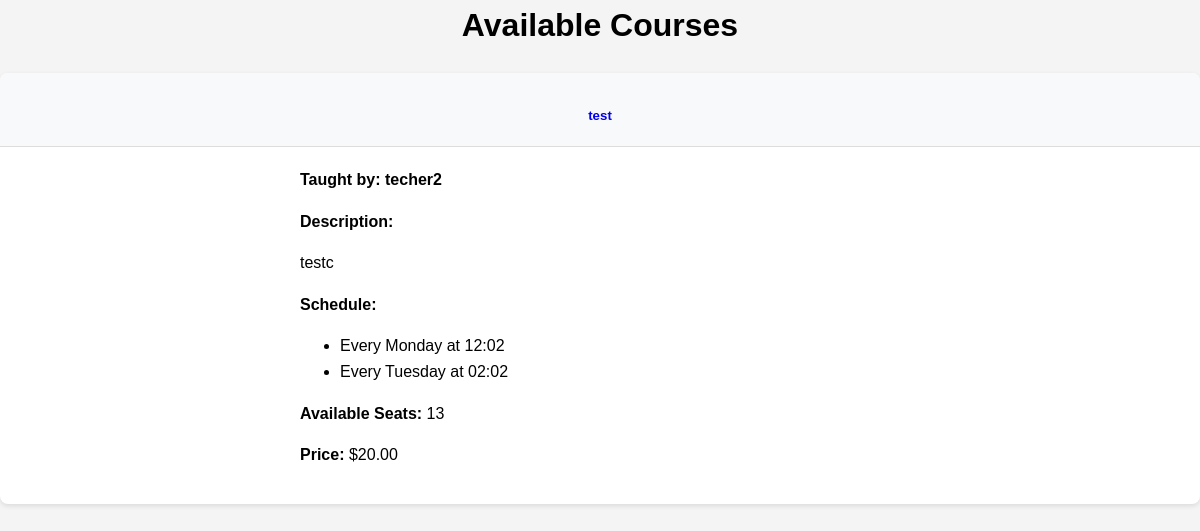
The page /course/ on the database as committed earlier.
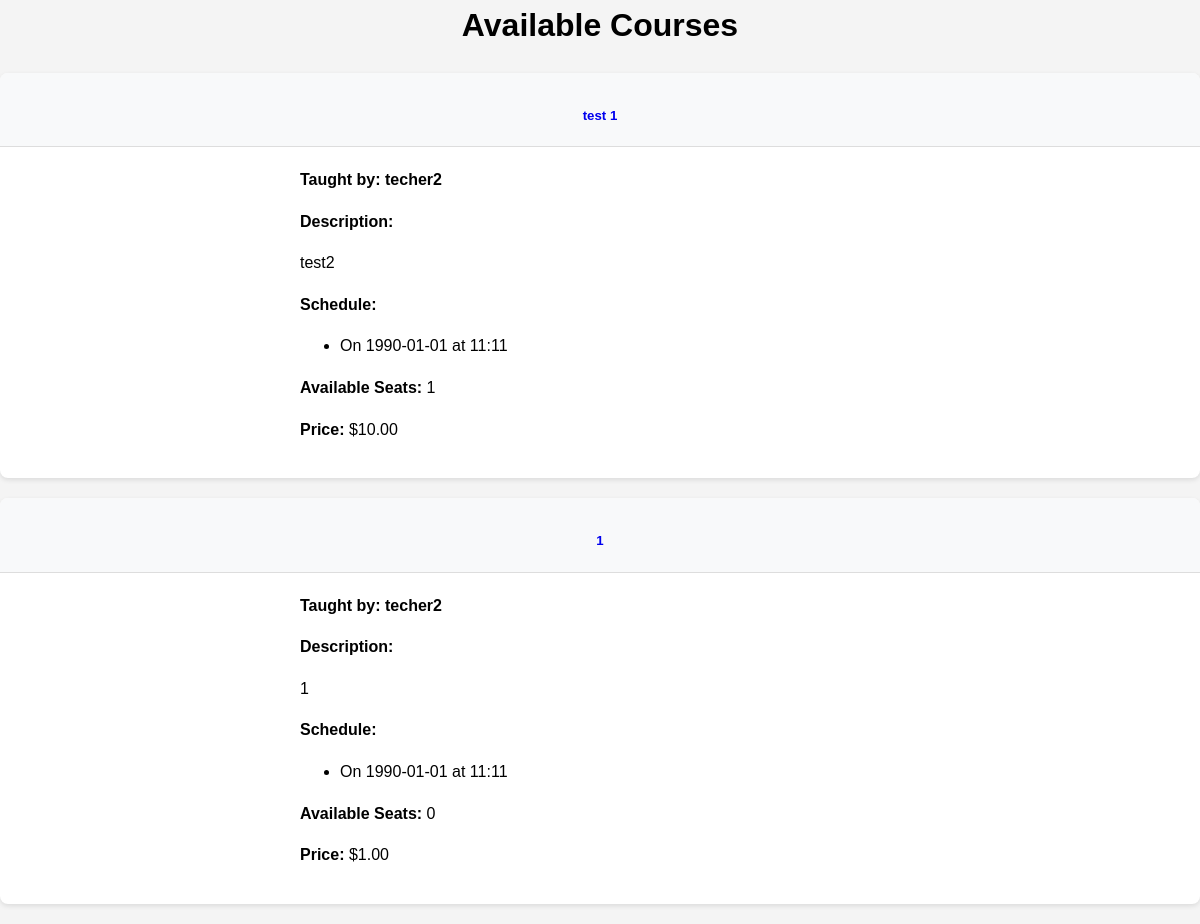
The same page on the database as committed later.
### course/models.py (models this page shows, shortened)
class Course(models.Model):
    title = models.CharField(max_length=200)
    description = models.TextField()
    content = models.TextField(help_text="Detailed course content and materials")
    teacher = models.ForeignKey(
        settings.AUTH_USER_MODEL,
        on_delete=models.CASCADE,
        limit_choices_to={'is_teacher': True},
    )
    capacity = models.PositiveIntegerField()
    pre_requisites = models.TextField(blank=True, null=True)
    created_at = models.DateTimeField(auto_now_add=True)
    price = models.DecimalField(
        max_digits=10,
        decimal_places=2,
        default=Decimal('0.00'),
    )

class Schedule(models.Model):
    WEEKDAY_CHOICES = [
        (0, 'Monday'),
        (1, 'Tuesday'),
        (2, 'Wednesday'),
        (3, 'Thursday'),
        (4, 'Friday'),
        (5, 'Saturday'),
        (6, 'Sunday'),
    ]
    SCHEDULE_TYPE_CHOICES = [
        ('date', 'Specific Date'),
        ('weekday', 'Weekly Schedule'),
    ]
    course = models.ForeignKey('Course', on_delete=models.CASCADE, related_name='schedules')
    schedule_type = models.CharField(
        max_length=7,
        choices=SCHEDULE_TYPE_CHOICES,
        default='date'
    )
    specific_date = models.DateField(null=True, blank=True)
    weekday = models.IntegerField(choices=WEEKDAY_CHOICES, null=True, blank=True)
    time = models.TimeField()
    def get_schedule_display(self):
        if self.schedule_type == 'date':
            if self.specific_date:
                return f"On {self.specific_date.strftime('%Y-%m-%d')} at {self.time.strftime('%H:%M')}"
            return "Date not set"
        elif self.schedule_type == 'weekday':
            if self.weekday is not None:
                return f"Every {self.get_weekday_display()} at {self.time.strftime('%H:%M')}"
            return "Weekday not set"
        return "No schedule set"
    def get_weekday_display(self):
        for value, display in self.WEEKDAY_CHOICES:
            if self.weekday == value:
                return display
        return "Unknown"

### portal/models.py (models this page shows)
class User(AbstractUser):
    is_teacher = models.BooleanField(default=False)
    is_admin = models.BooleanField(default=False)
    groups = models.ManyToManyField(
        'auth.Group',
        related_name='portal_user_set',
        blank=True,
        help_text='The groups this user belongs to.',
        verbose_name='groups'
    )
    user_permissions = models.ManyToManyField(
        'auth.Permission',
        related_name='portal_user_set',
        blank=True,
        help_text='Specific permissions for this user.',
        verbose_name='user permissions'
    )

### course/views.py (the view)
# urls.py: path('course/', views.CourseListView.as_view(), name='course'),
class CourseListView(ListView):
    model = Course
    context_object_name = 'courses'
    template_name = 'courses/course_list.html'
    def get_context_data(self, **kwargs):
        context = super().get_context_data(**kwargs)
        context['user'] = self.request.user
        return context

### course/templates/courses/course_list.html (shortened to what this page needs)
{% extends 'base.html' %}
{% block content %}
<div class="container">
    <h1 class="mb-4">Available Courses</h1>
    <div class="row">
        {% for course in courses %}
        <div class="col-md-6 mb-4">
            <div class="card h-100">
                <div class="card-header">
                    <h5 class="card-title mb-0">
                        <a href="{% url 'course_detail' course.id %}">{{ course.title }}</a>
                    </h5>
                </div>
                <div class="card-body">
                    <strong class="card-subtitle mb-2 text-muted">Taught by: {{ course.teacher.username }}</strong>
                    <p class="card-text"><strong>Description:</strong> </p>
                    <p class="card-text">{{ course.description|truncatewords:30 }}</p>
                    <strong>Schedule:</strong>
                    <ul class="list-group mb-3">
                    {% for schedule in course.schedules.all %}
                        <li class="list-group-item">{{ schedule.get_schedule_display }}</li>
                    {% endfor %}
                    </ul>
                    <p class="card-text"><strong>Available Seats:</strong> {{ course.capacity }}</p>
                    <p class="card-text">
                        <strong>Price:</strong>
                        {% if course.price == 0 %}Free{% else %}${{ course.price }}{% endif %}
                    </p>
                </div>
            </div>
        </div>
        {% empty %}
        <div class="col">
            <p>No courses are available.</p>
        </div>
        {% endfor %}
    </div>
</div>
{% endblock %}

### portal/templates/base.html (shortened to what this page needs)
{% load static %}
<!DOCTYPE html>
<html>
<head>
    <link rel="stylesheet" href="{% static 'css/style.css' %}">
</head>
<body>
    <main>
        {% block content %}
        {% endblock %}
    </main>
</body>
</html>

### static/css/style.css (style rules this page uses)
body { font-family: 'Arial', sans-serif; line-height: 1.6; margin: 0; padding: 0; background-color: #f4f4f4; }
.container { text-align: center; max-width: 1200px; width: auto; margin: auto; overflow: hidden; }
.card { background: white; border-radius: 8px; box-shadow: 0 2px 5px rgba(0,0,0,0.1); margin-bottom: 20px; transition: transform 0.3s ease; }
.card-body { padding: 20px; text-align: left; margin: 0 auto; max-width: 600px; }
.card-title { color: #333; margin-bottom: 10px; }
.card-header { background: #f8f9fa; padding: 10px; border-bottom: 1px solid #ddd; border-radius: 8px 8px 0 0; text-align: center; }
.mb-4 { margin-top: 0; text-align: center; }
a { text-decoration: none; }

Rows that differ between the two databases and show on the page:
removed Course: title "test", teacher.username "techer2", description "testc", capacity "13", price "20.00"
removed Schedule: schedule "Every Monday at 12:02", shown under "test"
removed Schedule: schedule "Every Tuesday at 02:02", shown under "test"
added Course: title "test 1", teacher.username "techer2", description "test2", capacity "1", price "10.00"
added Schedule: schedule "On 1990-01-01 at 11:11", shown under "test 1"
added Course: title "1", teacher.username "techer2", description "1", capacity "0", price "1.00"
added Schedule: schedule "On 1990-01-01 at 11:11", shown under "1"
